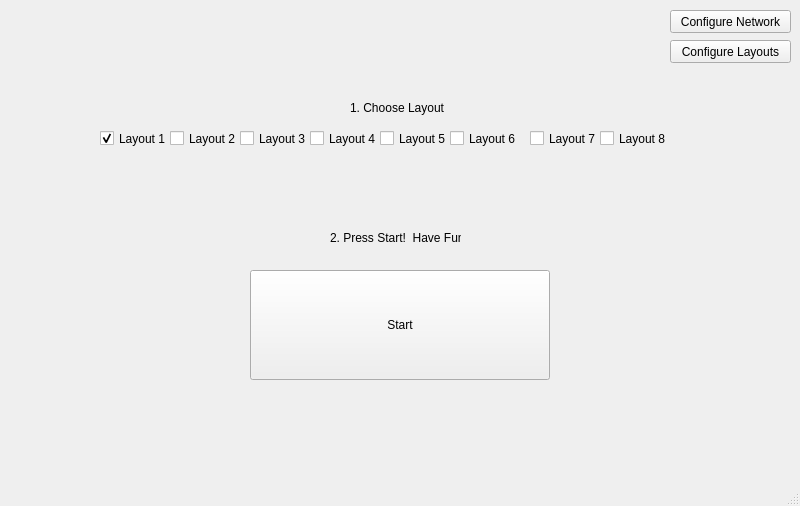
<?xml version="1.0" encoding="UTF-8"?>
<ui version="4.0">
 <class>MainWindow</class>
 <widget class="QMainWindow" name="MainWindow">
  <property name="geometry">
   <rect>
    <x>0</x>
    <y>0</y>
    <width>800</width>
    <height>506</height>
   </rect>
  </property>
  <property name="windowTitle">
   <string>Matrix Controller Library Demo</string>
  </property>
  <widget class="QWidget" name="centralwidget">
   <widget class="QPushButton" name="btn_configure">
    <property name="geometry">
     <rect>
      <x>250</x>
      <y>270</y>
      <width>300</width>
      <height>110</height>
     </rect>
    </property>
    <property name="text">
     <string>Start</string>
    </property>
   </widget>
   <widget class="QCheckBox" name="checkBox">
    <property name="geometry">
     <rect>
      <x>100</x>
      <y>130</y>
      <width>70</width>
      <height>17</height>
     </rect>
    </property>
    <property name="text">
     <string>Layout 1</string>
    </property>
    <property name="checked">
     <bool>true</bool>
    </property>
   </widget>
   <widget class="QCheckBox" name="checkBox_2">
    <property name="geometry">
     <rect>
      <x>170</x>
      <y>130</y>
      <width>70</width>
      <height>17</height>
     </rect>
    </property>
    <property name="text">
     <string>Layout 2</string>
    </property>
   </widget>
   <widget class="QCheckBox" name="checkBox_3">
    <property name="geometry">
     <rect>
      <x>240</x>
      <y>130</y>
      <width>70</width>
      <height>17</height>
     </rect>
    </property>
    <property name="text">
     <string>Layout 3</string>
    </property>
   </widget>
   <widget class="QCheckBox" name="checkBox_4">
    <property name="geometry">
     <rect>
      <x>310</x>
      <y>130</y>
      <width>70</width>
      <height>17</height>
     </rect>
    </property>
    <property name="text">
     <string>Layout 4</string>
    </property>
   </widget>
   <widget class="QCheckBox" name="checkBox_5">
    <property name="geometry">
     <rect>
      <x>380</x>
      <y>130</y>
      <width>70</width>
      <height>17</height>
     </rect>
    </property>
    <property name="text">
     <string>Layout 5</string>
    </property>
   </widget>
   <widget class="QCheckBox" name="checkBox_6">
    <property name="geometry">
     <rect>
      <x>450</x>
      <y>130</y>
      <width>70</width>
      <height>17</height>
     </rect>
    </property>
    <property name="text">
     <string>Layout 6</string>
    </property>
   </widget>
   <widget class="QCheckBox" name="checkBox_7">
    <property name="geometry">
     <rect>
      <x>530</x>
      <y>130</y>
      <width>70</width>
      <height>17</height>
     </rect>
    </property>
    <property name="text">
     <string>Layout 7</string>
    </property>
   </widget>
   <widget class="QCheckBox" name="checkBox_8">
    <property name="geometry">
     <rect>
      <x>600</x>
      <y>130</y>
      <width>70</width>
      <height>17</height>
     </rect>
    </property>
    <property name="text">
     <string>Layout 8</string>
    </property>
   </widget>
   <widget class="QPushButton" name="pushButton">
    <property name="geometry">
     <rect>
      <x>670</x>
      <y>10</y>
      <width>121</width>
      <height>23</height>
     </rect>
    </property>
    <property name="text">
     <string>Configure Network</string>
    </property>
   </widget>
   <widget class="QPushButton" name="pushButton_2">
    <property name="geometry">
     <rect>
      <x>670</x>
      <y>40</y>
      <width>121</width>
      <height>23</height>
     </rect>
    </property>
    <property name="text">
     <string>Configure Layouts</string>
    </property>
   </widget>
   <widget class="QLabel" name="label">
    <property name="geometry">
     <rect>
      <x>350</x>
      <y>100</y>
      <width>101</width>
      <height>16</height>
     </rect>
    </property>
    <property name="text">
     <string>1. Choose Layout</string>
    </property>
   </widget>
   <widget class="QLabel" name="label_2">
    <property name="geometry">
     <rect>
      <x>330</x>
      <y>230</y>
      <width>131</width>
      <height>16</height>
     </rect>
    </property>
    <property name="text">
     <string>2. Press Start!  Have Fun! </string>
    </property>
   </widget>
  </widget>
  <widget class="QStatusBar" name="statusbar"/>
 </widget>
 <resources/>
 <connections/>
</ui>
